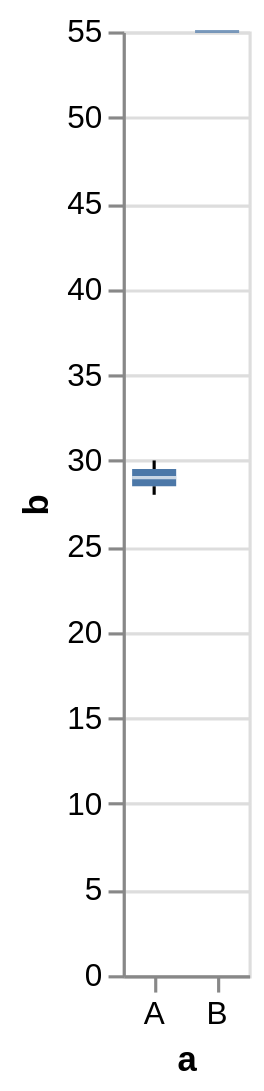

Source (Vega-Lite JSON):
### Vega-Lite specification from a JSON file in a GitHub repository (floating-point values rounded to 4 significant figures)
{"$schema": "https://vega.github.io/schema/vega-lite/v5.json", "description": "A simple bar chart with embedded data.", "data": {"values": [{"a": "A", "b": 28}, {"a": "A", "b": 30}, {"a": "B", "b": 55}]}, "mark": "boxplot", "encoding": {"x": {"field": "a", "type": "nominal", "axis": {"labelAngle": 0}}, "y": {"field": "b", "type": "quantitative"}}}
